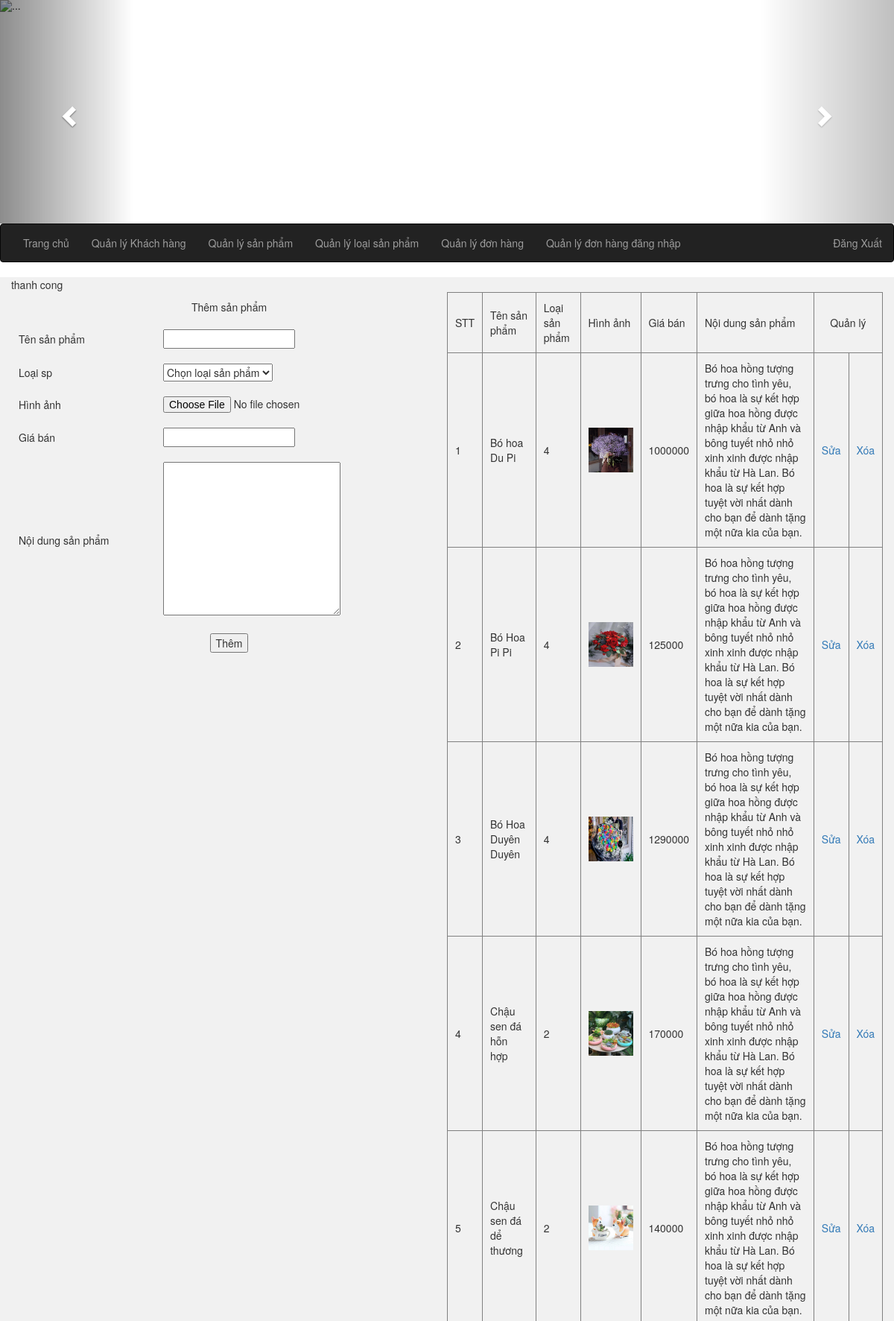
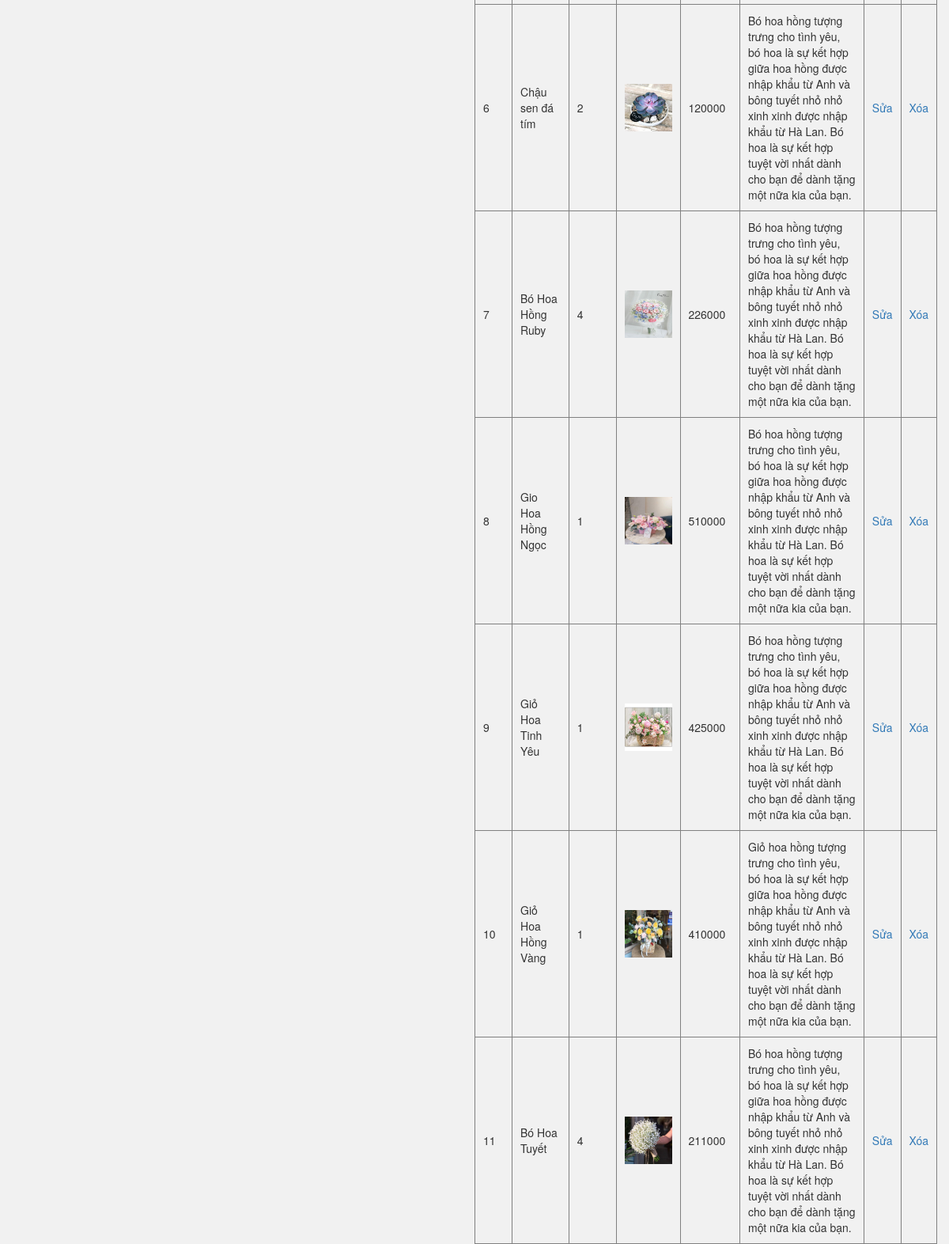
Screenshot of /admin/tc.php?sanpham=quanlisanpham&ac=them&mess=tc with the database file from the repository (2 pictures, top to bottom).
### tables this page shows
CREATE TABLE `sanpham` (
  `idsp` int(11) NOT NULL,
  `tensp` varchar(256) NOT NULL,
  `hinhanh` varchar(256) NOT NULL,
  `idloaisp` int(11) NOT NULL,
  `gia` int(11) NOT NULL,
  `noidung` varchar(256) NOT NULL
);

### admin/module/sanpham/them.php (the view, shortened to what this page needs)
<!doctype html>
<html>
<head>
	<?php
	$mess = isset($_GET['mess']);
	if ($mess == 'tc') {
		echo "thanh cong";
	}
	?>
	<form action="module/sanpham/xuli.php" method="post" enctype="multipart/form-data">
		<table width="50%" align="left" padding="5px">
			<tr>
				<td colspan="2">
					<div align="center">Thêm sản phẩm</div>
				</td>
			</tr>
			<tr>
				<td>Tên sản phẩm</td>
				<td><input type="text" name="tensp"></td>
			</tr>
			<tr>
				<td>Loại sp</td>
				<td><Select name="loaisp">
						<option>Chọn loại sản phẩm</option>
			<tr>
				<td>Hình ảnh</td>
				<td><input type="file" name="hinhanh"></td>
			</tr>
			<tr>
				<td>Giá bán</td>
				<td><input type="text" name="giadexuat"></td>
			</tr>
			<tr>
				<td>Nội dung sản phẩm</td>
				<td><textarea name="mota" cols="29" rows="10"></textarea></td>
			</tr>
			<tr>
				<td colspan="2">
					<div align="center">
						<input type="submit" name="them" id="them" value="Thêm">
					</div>
				</td>
			</tr>
		</table>
	</form>
</head>
<body>
</body>
</html>
<?php
$servername = "localhost";
$username = "root";
$password = "";
$dbname = "new";
$conn = mysqli_connect($servername, $username, $password, $dbname);
$sql = "select * from sanpham order by idsp desc";
$run = mysqli_query($conn, $sql);
?>
<table width="50%" border="1" align="right">
	<tr>
		<td>STT</td>
		<td>Tên sản phẩm</td>
		<td>Loại sản phẩm</td>
		<td>Hình ảnh</td>
		<td>Giá bán</td>
		<td>Nội dung sản phẩm</td>
		<td colspan="2" align="center">Quản lý</td>
	</tr>
	<?php
	$i = 1;
	while ($dong = mysqli_fetch_array($run)) {
	?>
		<tr>
			<td><?php echo $i; ?></td>
			<td><?php echo $dong['tensp']; ?></td>
			<td><?php echo $dong['idloaisp']; ?></td>
			<td><img src="module/sanpham/img/<?php echo $dong['hinhanh'] ?>" width="60" height="60"></td>
			<td><?php echo $dong['gia']; ?></td>
			<td><?php echo $dong['noidung']; ?></td>
			<td><a href="tc.php?sanpham=quanlisanpham&ac=sua&id=<?php echo $dong['idsp'] ?>">Sửa</a></td>
			<td><a href="module/sanpham/xuli.php?id=<?php echo $dong['idsp'] ?>"> Xóa </a></td>
		</tr>
	<?php
		$i++;
	}
	?>
</table>

### admin/tc.php (style rules this page uses)
body { height: 1200px; }
td { padding:10px; }

### rows the page displays
sanpham: tensp "Bó hoa Du Pi", idloaisp "4", hinhanh (picture), gia "1000000", noidung "Bó hoa hồng tượng trưng cho tình yêu, bó hoa là sự kết hợp giữa hoa hồng được nhập khẩu từ Anh và bông tuyết nhỏ nhỏ xinh xinh được nhập khẩu từ Hà Lan. Bó hoa là sự kết hợp tuyệt vời nhất dành cho bạn để dành tặng một nữa kia của bạn."
sanpham: tensp "Bó Hoa Pi Pi", idloaisp "4", hinhanh (picture), gia "125000", noidung "Bó hoa hồng tượng trưng cho tình yêu, bó hoa là sự kết hợp giữa hoa hồng được nhập khẩu từ Anh và bông tuyết nhỏ nhỏ xinh xinh được nhập khẩu từ Hà Lan. Bó hoa là sự kết hợp tuyệt vời nhất dành cho bạn để dành tặng một nữa kia của bạn."
sanpham: tensp "Bó Hoa Duyên Duyên", idloaisp "4", hinhanh (picture), gia "1290000", noidung "Bó hoa hồng tượng trưng cho tình yêu, bó hoa là sự kết hợp giữa hoa hồng được nhập khẩu từ Anh và bông tuyết nhỏ nhỏ xinh xinh được nhập khẩu từ Hà Lan. Bó hoa là sự kết hợp tuyệt vời nhất dành cho bạn để dành tặng một nữa kia của bạn."
sanpham: tensp "Chậu sen đá hỗn hợp", idloaisp "2", hinhanh (picture), gia "170000", noidung "Bó hoa hồng tượng trưng cho tình yêu, bó hoa là sự kết hợp giữa hoa hồng được nhập khẩu từ Anh và bông tuyết nhỏ nhỏ xinh xinh được nhập khẩu từ Hà Lan. Bó hoa là sự kết hợp tuyệt vời nhất dành cho bạn để dành tặng một nữa kia của bạn."
sanpham: tensp "Chậu sen đá dể thương", idloaisp "2", hinhanh (picture), gia "140000", noidung "Bó hoa hồng tượng trưng cho tình yêu, bó hoa là sự kết hợp giữa hoa hồng được nhập khẩu từ Anh và bông tuyết nhỏ nhỏ xinh xinh được nhập khẩu từ Hà Lan. Bó hoa là sự kết hợp tuyệt vời nhất dành cho bạn để dành tặng một nữa kia của bạn."
sanpham: tensp "Chậu sen đá tím", idloaisp "2", hinhanh (picture), gia "120000", noidung "Bó hoa hồng tượng trưng cho tình yêu, bó hoa là sự kết hợp giữa hoa hồng được nhập khẩu từ Anh và bông tuyết nhỏ nhỏ xinh xinh được nhập khẩu từ Hà Lan. Bó hoa là sự kết hợp tuyệt vời nhất dành cho bạn để dành tặng một nữa kia của bạn."
sanpham: tensp "Bó Hoa Hồng Ruby", idloaisp "4", hinhanh (picture), gia "226000", noidung "Bó hoa hồng tượng trưng cho tình yêu, bó hoa là sự kết hợp giữa hoa hồng được nhập khẩu từ Anh và bông tuyết nhỏ nhỏ xinh xinh được nhập khẩu từ Hà Lan. Bó hoa là sự kết hợp tuyệt vời nhất dành cho bạn để dành tặng một nữa kia của bạn."
sanpham: tensp "Gio Hoa Hồng Ngọc", idloaisp "1", hinhanh (picture), gia "510000", noidung "Bó hoa hồng tượng trưng cho tình yêu, bó hoa là sự kết hợp giữa hoa hồng được nhập khẩu từ Anh và bông tuyết nhỏ nhỏ xinh xinh được nhập khẩu từ Hà Lan. Bó hoa là sự kết hợp tuyệt vời nhất dành cho bạn để dành tặng một nữa kia của bạn."
sanpham: tensp "Giỏ Hoa Tinh Yêu", idloaisp "1", hinhanh (picture), gia "425000", noidung "Bó hoa hồng tượng trưng cho tình yêu, bó hoa là sự kết hợp giữa hoa hồng được nhập khẩu từ Anh và bông tuyết nhỏ nhỏ xinh xinh được nhập khẩu từ Hà Lan. Bó hoa là sự kết hợp tuyệt vời nhất dành cho bạn để dành tặng một nữa kia của bạn."
sanpham: tensp "Giỏ Hoa Hồng Vàng", idloaisp "1", hinhanh (picture), gia "410000", noidung "Giỏ hoa hồng tượng trưng cho tình yêu, bó hoa là sự kết hợp giữa hoa hồng được nhập khẩu từ Anh và bông tuyết nhỏ nhỏ xinh xinh được nhập khẩu từ Hà Lan. Bó hoa là sự kết hợp tuyệt vời nhất dành cho bạn để dành tặng một nữa kia của bạn."
sanpham: tensp "Bó Hoa Tuyết", idloaisp "4", hinhanh (picture), gia "211000", noidung "Bó hoa hồng tượng trưng cho tình yêu, bó hoa là sự kết hợp giữa hoa hồng được nhập khẩu từ Anh và bông tuyết nhỏ nhỏ xinh xinh được nhập khẩu từ Hà Lan. Bó hoa là sự kết hợp tuyệt vời nhất dành cho bạn để dành tặng một nữa kia của bạn."
